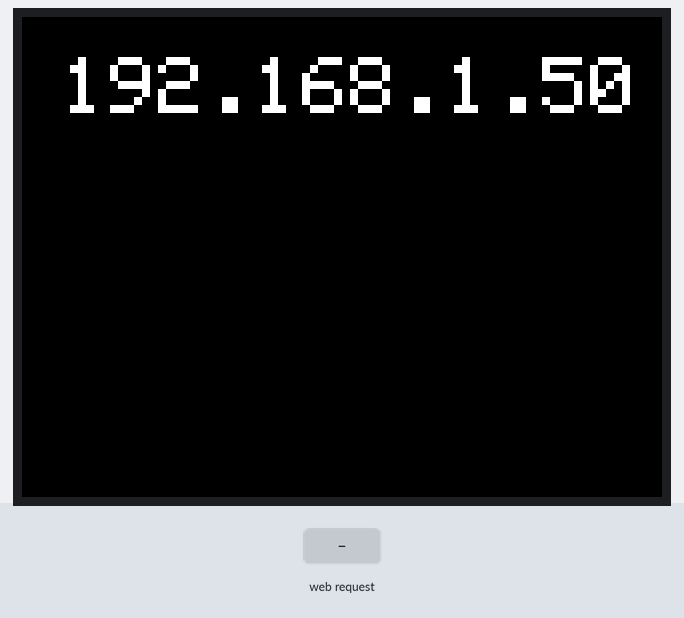
The sketch below on a simulated ESP32. Shown: 320×240 colour display. Inputs (shaded band) come from the test bench. WiFi joins after 1.5 s; servers stay silent unless stated; what the sketch prints to the serial monitor is not drawn.

Above: at 4.8 s.
4.9 s: HTTP request GET / received
Timing chart, 0 to 7.9 s (numbered marks = the images above; inputs shaded):
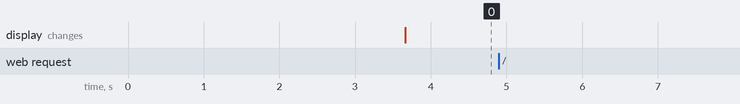

The sketch:

http_form_demo.ino
```cpp
#include <M5Stack.h>
#include "WebServer.h"

#define MAX_CHAR_SIZE 31

#ifdef WIFI_SSID
char *ssid = WIFI_SSID;
#else
char *ssid = "WIFI_SSID";
#endif

#ifdef WIFI_PASSWORD
char *password = WIFI_PASSWORD;
#else
char *password = "WIFI_PASSWORD";
#endif

WebServer server(80);

void setupWifi()
{
    // For WiFi Error
    WiFi.disconnect(true);
    delay(1000);

    WiFi.begin(ssid, password);

    while (WiFi.status() != WL_CONNECTED)
    {
        delay(500);
        Serial.print(".");
    }

    Serial.println();
    Serial.println("WiFi connected");
    Serial.println("IP address: ");
    Serial.println(WiFi.localIP());
    M5.Lcd.setTextSize(4);
    M5.Lcd.setCursor(20, 20);
    M5.Lcd.println(WiFi.localIP());
}

void indexHandler()
{
    Serial.println("GET /");
    server.send(200, "application/json", "{\"message\":\"hello\"}");
}

typedef struct
{
    char name[MAX_CHAR_SIZE + 1];
    int value;
} param_t;

#define MAX_PARAM_COUNT 7

param_t params[MAX_PARAM_COUNT];
int params_count = 0;

/**
 * parse the index embedded in argName.
 *
 * names[1] returns 1
 * namess[7] returns -1
 */
int parseArrayArg(String argName, String key)
{
    if (argName.startsWith(key))
    {
        const char n = argName.charAt(key.length() + 1);
        int index = atoi(&n);
        if (index < MAX_PARAM_COUNT)
            return index;
    }
    return -1;
}

void parseParameters()
{
    int index = 0;
    for (int i = 0; i < server.args(); i++)
    {
        const String name = server.argName(i);
        if ((index = parseArrayArg(name, "names")) != -1)
        {
            strncpy(params[index].name, server.arg(i).c_str(), MAX_CHAR_SIZE);
        }
        else if ((index = parseArrayArg(name, "values")) != -1)
        {
            params[index].value = server.arg(i).toInt();
        }
        params_count = max(params_count, index + 1);
    }

    for (int i = 0; i < params_count; i++)
    {
        Serial.printf("[%d] name=%s value=%d\r\n", i, params[i].name, params[i].value);
    }
}

void postHandler()
{
    parseParameters();
    server.send(200, "application/json", "{\"result\":\"ok\"}");
}

void setup()
{
    M5.begin();
    delay(1000);
    setupWifi();

    server.on("/", indexHandler);
    server.on("/post", HTTP_POST, postHandler);
    server.begin();
}

void loop()
{
    server.handleClient();
}
```

Measured:
- after the input at 4.9 s, every drawn part: stays the same
